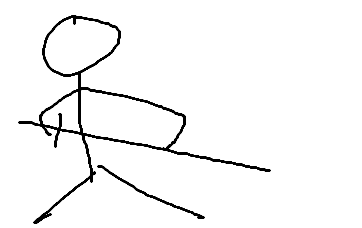
#> input picture art_src/sium/card_mook.png, 362 x 228 px, found by its file name
$ python sium_cards.py
#> lines starting #> are read from the running program, lines starting #| are printed output that depends on the picture; after the words box and inside, x2 and y2 are one past the last pixel; in counts of white or black regions, pixels touching at a corner belong together
"""정시우 모드 책장 그림. 마우스로 대충 그린 낙서처럼 삐뚤빼뚤한 선으로 그린다.
로직 아틀리에는 직접 그린 권총/샷건 그림(art_src/sium)을 그대로 쓴다. -> game/art/sium/cards/"""
import math
import random

import numpy as np
from PIL import Image, ImageDraw, ImageFont

W, H = 300, 210
OUT = 'game/art/sium/cards/'
INK = (20, 18, 16)
FONT = 'game/fonts/BlackHanSans.ttf'


def wobble(pts, amp=2.5, step=5):
    """점 사이를 잘게 나누고 천천히 흔들리는 손떨림을 더한다"""
    out = []
    ox = oy = 0.0
    for (x0, y0), (x1, y1) in zip(pts, pts[1:]):
        n = max(1, int(math.hypot(x1 - x0, y1 - y0) / step))
        for i in range(n):
            t = i / n
            ox = max(-amp, min(amp, ox + random.uniform(-0.8, 0.8)))
            oy = max(-amp, min(amp, oy + random.uniform(-0.8, 0.8)))
            out.append((x0 + (x1 - x0) * t + ox, y0 + (y1 - y0) * t + oy))
    out.append((pts[-1][0] + ox, pts[-1][1] + oy))
    return out


class Pen:
    def __init__(self):
        self.im = Image.new('RGBA', (W, H), (250, 248, 240, 255))
        self.d = ImageDraw.Draw(self.im)

    def line(self, *pts, w=4, fill=INK):
        self.d.line(wobble(list(pts)), fill=fill, width=w, joint='curve')

    def loop(self, cx, cy, rx, ry, w=4, fill=INK, start=0):
        pts = [(cx + rx * math.cos(a), cy + ry * math.sin(a)) for a in np.linspace(start, start + math.tau * 1.08, 30)]
        self.d.line(wobble(pts), fill=fill, width=w, joint='curve')

    def poly(self, *pts, fill=None, w=4):
        if fill:
            self.d.polygon(list(pts), fill=fill)
        self.line(*pts, pts[0], w=w)

    def save(self, name):
        self.im.save(OUT + name + '.png')


def paste(pen, path, box, flip=False):
    """직접 그린 그림(흰 바탕 검은 선)을 붙인다"""
    src = Image.open(path).convert('RGBA')
    a = np.array(src).astype(int)
    dark = a[..., :3].max(axis=2) < 140
    bb = Image.fromarray((dark * 255).astype(np.uint8)).getbbox()
    src = src.crop(bb)
    if flip:
        src = src.transpose(Image.FLIP_LEFT_RIGHT)
    x0, y0, x1, y1 = box
    s = min((x1 - x0) / src.width, (y1 - y0) / src.height)
    src = src.resize((int(src.width * s), int(src.height * s)))
    m = np.array(src).astype(int)
    from scipy import ndimage
    alpha = ndimage.binary_dilation(m[..., :3].max(axis=2) < 160, iterations=2).astype(np.uint8) * 255
    ink = Image.new('RGBA', src.size, INK + (255,))
    ink.putalpha(Image.fromarray(alpha))
    pen.im.alpha_composite(ink, (x0 + (x1 - x0 - src.width) // 2, y0 + (y1 - y0 - src.height) // 2))


def spark(pen, x, y, n=5, r=16):
    for k in range(n):
        a = random.uniform(0, math.tau)
        pen.line((x + math.cos(a) * r * 0.4, y + math.sin(a) * r * 0.4), (x + math.cos(a) * r, y + math.sin(a) * r), w=3)


def user_card(src, name, rot=0):
    from scipy import ndimage
    im = Image.open(src).convert('RGBA')
    bg = Image.new('RGBA', im.size, (255, 255, 255, 255))
    bg.alpha_composite(im)
    dark = np.array(bg.convert('L')) < 128
    ys, xs = np.where(dark)
    m = 14
    box = (max(xs.min() - m, 0), max(ys.min() - m, 0), min(xs.max() + m, im.width), min(ys.max() + m, im.height))
    line = ndimage.binary_dilation(dark, iterations=2)[box[1]:box[3], box[0]:box[2]]
    out = np.zeros(line.shape + (4,), np.uint8)
    out[...] = (250, 248, 240, 255)
    out[line] = INK + (255,)
    img = Image.fromarray(out, 'RGBA')
    if rot:
        # 납작한 그림은 책장 칸에서 너무 작아지므로 비스듬히 세운다
        img = img.rotate(rot, expand=True, resample=Image.BICUBIC, fillcolor=(250, 248, 240, 255))
    img.save(OUT + name + '.png')


random.seed(7)

# 느티나무: 도끼와 메이스를 X자로
p = Pen()
p.line((80, 190), (200, 40), w=6)
p.poly((185, 35), (235, 25), (245, 75), (205, 70), fill=(190, 190, 200))
p.line((220, 190), (100, 50), w=6)
p.loop(95, 45, 26, 24, w=5)
for a in range(0, 360, 60):
    r = math.radians(a)
    p.line((95 + math.cos(r) * 26, 45 + math.sin(r) * 24), (95 + math.cos(r) * 40, 45 + math.sin(r) * 38), w=4)
p.save('zelkova')

# 랑아: 손톱 달린 장갑과 단검
p = Pen()
p.loop(110, 130, 45, 40, w=5)
for k in range(3):
    p.line((90 + k * 22, 95), (80 + k * 26, 30), w=4)
p.line((200, 180), (250, 60), w=5)
p.poly((240, 75), (262, 20), (262, 80), fill=(200, 200, 210))
spark(p, 70, 40)
p.save('ranga')

# 늙은소년: 방패 같은 큰 망치
p = Pen()
p.line((150, 200), (150, 80), w=7)
p.poly((80, 30), (220, 30), (225, 95), (75, 95), fill=(150, 130, 110))
p.line((95, 50), (205, 50), w=3)
spark(p, 60, 120, r=22)
p.save('oldboys')

# 알라스: 길게 내지르는 창
p = Pen()
p.line((20, 170), (230, 70), w=6)
p.poly((225, 55), (290, 45), (240, 95), fill=(200, 200, 210))
for k in range(4):
    p.line((40 + k * 30, 120 + k * 10), (10 + k * 30, 135 + k * 10), w=3)
p.save('allas')

# 묵: 직접 그린 책장 그림
user_card('art_src/sium/card_mook.png', 'mook')
#> in user_card, im is the input picture: PIL image 362x228 RGBA; mean R, G, B, A 246.1, 246.1, 246.1, 255
#> in user_card, `bg = Image.new('RGBA', im.size, (255, 255, 255, 255))`: bg: PIL image 362x228 RGBA; every value is 255
#> in user_card, `dark = np.array(bg.convert('L')) < 128`:
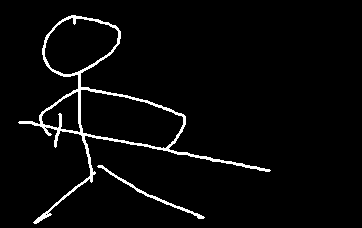
#> dark: shape (228, 362) bool; 3.5% white in thin lines or dots, all inside (x1, y1, x2, y2) = (18, 15, 271, 224)
#> in user_card, `ys, xs = np.where(dark)`: ys = 2886 values from 15 to 223; xs = 2886 values, max 270 at index 2307, min 18 at index 1237, mean 110
#> in user_card, `box = (max(xs.min() - m, 0), max(ys.min() - m, 0), min(xs.max() + m, i..`: box = (4, 1, 284, 228)
#> in user_card, `line = ndimage.binary_dilation(dark, iterations=2)[box[1]:box[3], box[..`: line: shape (227, 280) bool; 10.3% white; 2 white regions, box (x1, y1, x2, y2) and area: (12, 12, 269, 225) 5774, (91, 162, 203, 220) 781

# 로직: 직접 그린 책장 그림(정시우가 샷건 쏘는 장면). 작게 줄어도 보이게 선을 굵게 한다

user_card('art_src/sium/card_logic.png', 'logic')
#> call 2 of user_card, with src = 'art_src/sium/card_logic.png', name = 'logic', rot = 0
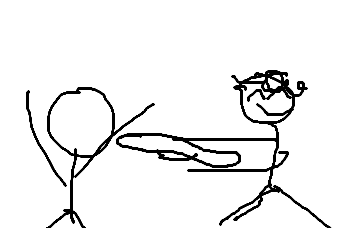
#> input picture art_src/sium/card_logic.png, 362 x 228 px, found by its file name
#> in user_card, im is the input picture: PIL image 362x228 RGBA; mean R, G, B, A 239.4, 239.4, 239.4, 255
#> in user_card (call 2), `dark = np.array(bg.convert('L')) < 128`: dark: shape (228, 362) bool; 6% white; 3 white regions, box (x1, y1, x2, y2) and area: (116, 70, 331, 228) 3513, (46, 87, 155, 228) 1189, (26, 90, 67, 187) 289
#> in user_card (call 2), `ys, xs = np.where(dark)`: ys = 4991 values from 70 to 227; xs = 4991 values, max 330 at index 4990, min 26 at index 824, mean 190.7
#> in user_card (call 2), `box = (max(xs.min() - m, 0), max(ys.min() - m, 0), min(xs.max() + m, i..`: box = (12, 56, 344, 228)
#> in user_card (call 2), `line = ndimage.binary_dilation(dark, iterations=2)[box[1]:box[3], box[..`: line: shape (172, 332) bool; 18.3% white; 1 white region, box (x1, y1, x2, y2) and area: (12, 12, 321, 172) 10469

# 뒤랑달: 큰 검 한 자루와 휙 선
p = Pen()
p.line((60, 180), (90, 150), w=8)
p.line((70, 135), (110, 170), w=6)
p.poly((92, 148), (240, 30), (252, 40), (108, 162), fill=(220, 220, 230))
p.d.arc((40, 10, 290, 230), 200, 320, fill=INK, width=3)
p.save('durandal')

# 크리스탈: 반짝이는 두 칼
p = Pen()
p.poly((70, 190), (130, 30), (150, 40), (90, 195), fill=(170, 220, 240))
p.poly((230, 190), (170, 30), (150, 40), (210, 195), fill=(170, 220, 240))
for x, y in ((60, 50), (240, 60), (150, 120)):
    p.line((x - 12, y), (x + 12, y), w=3)
    p.line((x, y - 12), (x, y + 12), w=3)
p.save('crystal')

# 휠즈: 직접 그린 대검 그림
user_card('art_src/sium/greatsword.png', 'wheels', rot=-28)
#> call 3 of user_card, with src = 'art_src/sium/greatsword.png', name = 'wheels', rot = -28
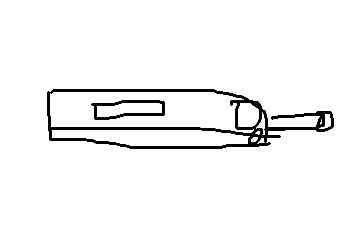
#> input picture art_src/sium/greatsword.png, 362 x 228 px, found by its file name
#> in user_card, im is the input picture: PIL image 362x228 RGBA; mean R, G, B, A 243.8, 243.8, 243.8, 255
#> in user_card (call 3), `dark = np.array(bg.convert('L')) < 128`:
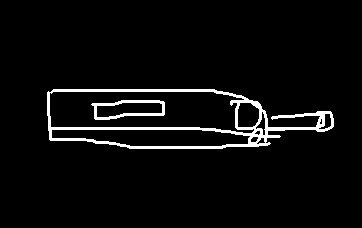
#> dark: shape (228, 362) bool; 4.4% white; 2 white regions, box (x1, y1, x2, y2) and area: (47, 89, 334, 149) 3116, (91, 100, 165, 120) 495
#> in user_card (call 3), `ys, xs = np.where(dark)`: ys = 3611 values from 89 to 148; xs = 3611 values, max 333 at index 1621, min 47 at index 500, mean 184.3
#> in user_card (call 3), `box = (max(xs.min() - m, 0), max(ys.min() - m, 0), min(xs.max() + m, i..`: box = (33, 75, 347, 162)
#> in user_card (call 3), `line = ndimage.binary_dilation(dark, iterations=2)[box[1]:box[3], box[..`:
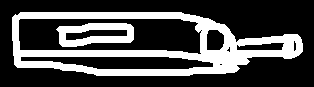
#> line: shape (87, 314) bool; 29% white; 2 white regions, box (x1, y1, x2, y2) and area: (12, 12, 303, 76) 6798, (56, 23, 134, 47) 1130
#> in user_card (call 3), `img = Image.fromarray(out, 'RGBA')`:
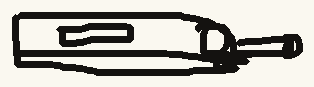
#> img: PIL image 314x87 RGBA; mean R, G, B, A 183.3, 181.3, 175, 255

# 퓨리오소: 아홉 무기가 막 날아다니는 낙서
p = Pen()
for k in range(9):
    a = k / 9 * math.tau
    cx, cy = 150 + math.cos(a) * 95, 105 + math.sin(a) * 70
    p.line((cx - 18, cy + 10), (cx + 18, cy - 10), w=5)
font = ImageFont.truetype(FONT, 40)
p.d.text((150, 105), 'FURIOSO', font=font, fill=(160, 20, 20), anchor='mm')
p.save('furioso')
#> in save (call 7), `self.im.save(OUT + name + '.png')`:
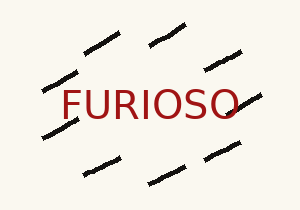
#> saved as furioso.png: PIL image 300x210 RGBA; mean R, G, B, A 241.1, 235.4, 227.8, 255
print('ok')
